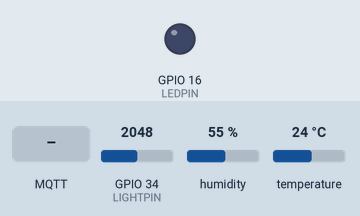
Recording of a program running on a simulated ESP32. Shown: output pins drawn as LEDs (lit = HIGH). The inputs (shaded band) are chosen by the test bench; at power-on: GPIO 34 (LIGHTPIN) = 2048, humidity 55 %, temperature 24 °C. WiFi joins after 1.5 s; servers stay silent unless stated; no MQTT or app messages arrive unless stated; what the program prints to the serial monitor is not drawn.

Above: at 2.7 s.
2.8 s: MQTT message "1" arrives on the first subscribed topic
At 4.0 s:
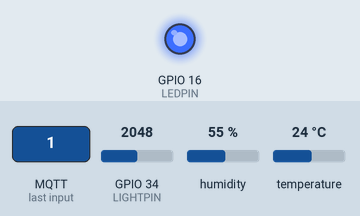
4.3 s: MQTT message "0" arrives on the first subscribed topic
At 5.2 s:
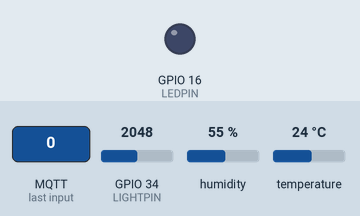
Timing chart, 0 to 7.3 s (numbered marks = the images above; inputs shaded):
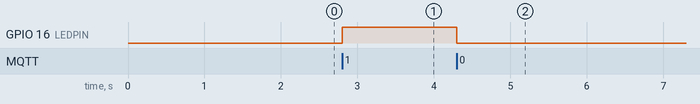

Measured:
- after the input at 2.8 s, GPIO 16 (LEDPIN): LOW → HIGH at once
- after the input at 4.3 s, GPIO 16 (LEDPIN): HIGH → LOW at once

The program:

main.cpp
```cpp
#include <WiFi.h>
#include <PubSubClient.h>
#include <DHT.h>
#include <ArduinoJson.h>

#define DHTPIN 17
#define DHTTYPE DHT22
#define LEDPIN 16
#define LIGHTPIN 34
#define LIGHT_ADC_MAX 4095

const char* ssid = "Wokwi-GUEST";
const char* password = "";
const char* mqtt_server = "broker.hivemq.com";
const char* topic_pub = "kelompok01_IF_IoT/datasensor";
const char* topic_sub = "kelompok01_IF_IoT/led";

WiFiClient espClient;
PubSubClient client(espClient);
DHT dht(DHTPIN, DHTTYPE);

unsigned long lastPublish = 0;
const unsigned long publishInterval = 2000;

void setup_wifi() {
  Serial.print("Connecting to WiFi");
  WiFi.begin(ssid, password);
  while (WiFi.status() != WL_CONNECTED) {
    delay(500);
    Serial.print(".");
  }
  Serial.println(" connected");
}

void callback(char* topic, byte* payload, unsigned int length) {
  Serial.print("Pesan masuk [");
  Serial.print(topic);
  Serial.print("]: ");
  for (unsigned int i = 0; i < length; i++) {
    Serial.print((char)payload[i]);
  }
  Serial.println();

  if (strcmp(topic, topic_sub) == 0 && length > 0) {
    if ((char)payload[0] == '1') {
      digitalWrite(LEDPIN, HIGH);
      Serial.println("LED -> ON");
    } else {
      digitalWrite(LEDPIN, LOW);
      Serial.println("LED -> OFF");
    }
  }
}

void reconnect() {
  while (!client.connected()) {
    Serial.print("Connecting to MQTT...");
    // ID unik per device supaya tidak bentrok kalau dipakai bareng satu angkatan
    String clientId = "esp32-kelompok01-" + String((uint32_t)ESP.getEfuseMac(), HEX);
    if (client.connect(clientId.c_str())) {
      client.subscribe(topic_sub);
      Serial.println(" connected as " + clientId);
    } else {
      Serial.print(" failed, state=");
      Serial.println(client.state());
      delay(1000);
    }
  }
}

void setup() {
  Serial.begin(115200);
  pinMode(LEDPIN, OUTPUT);
  pinMode(LIGHTPIN, INPUT);
  dht.begin();

  setup_wifi();
  client.setServer(mqtt_server, 1883);
  client.setCallback(callback);
}

void loop() {
  if (!client.connected()) {
    reconnect();
  }
  client.loop(); // dipanggil tiap iterasi, tidak lagi ketahan delay()

  unsigned long now = millis();
  if (now - lastPublish >= publishInterval) {
    lastPublish = now;

    float temp = dht.readTemperature();

    if (!isnan(temp)) {
      JsonDocument doc;
      doc["time"] = millis() / 1000;
      doc["temp"] = temp;

      int light = analogRead(LIGHTPIN);
      doc["light"] = light;

      char buffer[128];
      serializeJson(doc, buffer);
      bool published = client.publish(topic_pub, buffer);

      Serial.print("Publish ");
      Serial.print(published ? "OK " : "FAILED ");
      Serial.print("topic=");
      Serial.print(topic_pub);
      Serial.print(" payload=");
      Serial.println(buffer);
    } else {
      Serial.println("DHT22 read failed");
    }
  }
}
```
